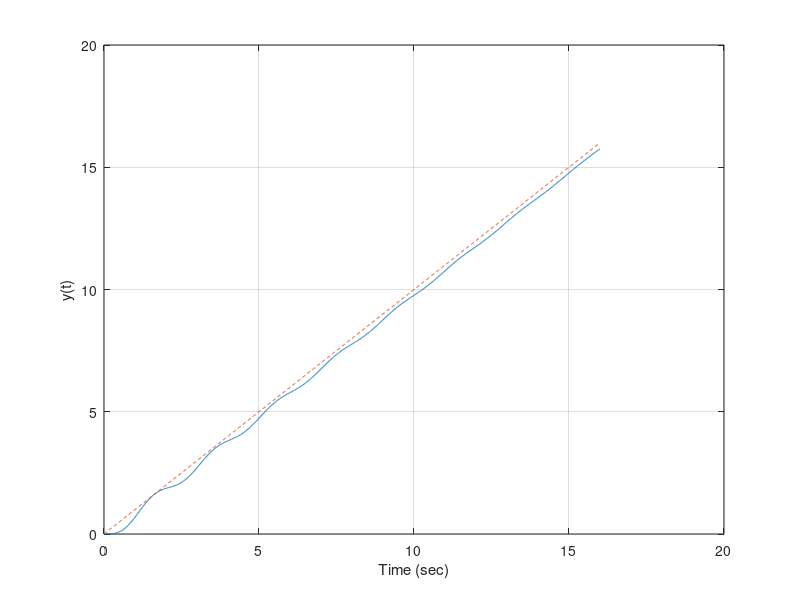

Reproduce this figure in MATLAB.
% Chapter 6: Figure 6.17

%

%   Two-track vehicle turning control ramp response

%   with a=0.6 and K=70.

%

t=[0:0.01:16]; u=t;

numgc=[1 0.6]; dengc=[1 1]; sysgc=tf(numgc,dengc);

numg=[70]; deng=[1 7 10 0]; sysg=tf(numg,deng);

sysa=series(sysgc,sysg);

sys=feedback(sysa,[1]);

[y,T]=lsim(sys,u,t);

plot(T,y,t,u,'--'), grid

xlabel('Time (sec)'), ylabel('y(t)')
